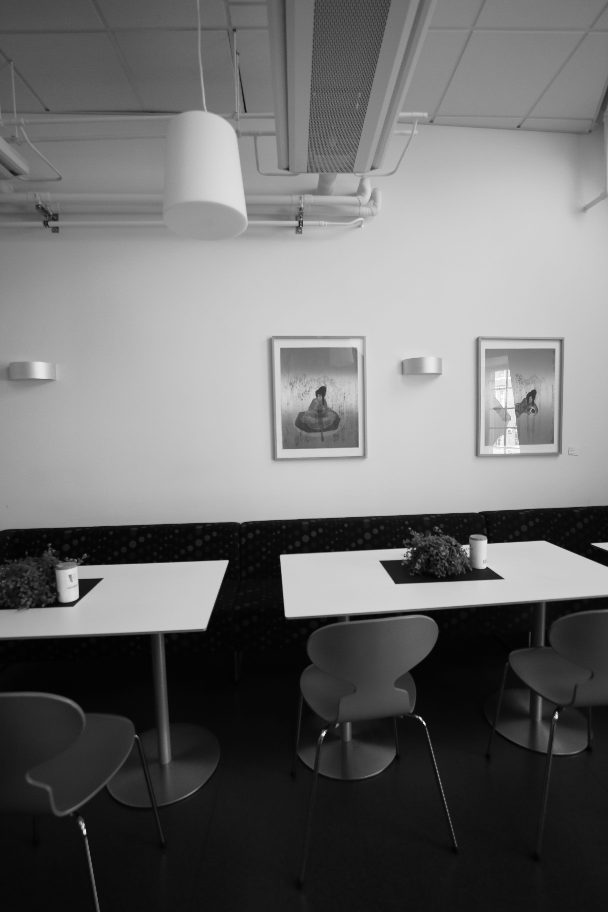
#> input picture Task02-ImageWarping/input1.png, 608 x 912 px
$ python main.py 3 input1.png input2.png input2.png out.png
#> lines starting #> are read from the running program, lines starting #| are printed output that depends on the picture
# Instructions:
# Do not change the output file names, use the helper functions as you see fit

import os
import sys
import cv2
import numpy as np
import matplotlib.pyplot as plt
import math

# [14 lines left out: function help_message, not called in this run]


'''
Detect, extract and match features between img1 and img2.
Using SIFT as the detector/extractor, but this is inconsequential to the user.

Returns: (pts1, pts2), where ptsN are points on image N.
    The lists are "aligned", i.e. point i in pts1 matches with point i in pts2.

Usage example:
    im1 = cv2.imread("image1.jpg", 0)
    im2 = cv2.imread("image2.jpg", 0)
    (pts1, pts2) = feature_matching(im1, im2)

    plt.subplot(121)
    plt.imshow(im1)
    plt.scatter(pts1[:,:,0],pts1[:,:,1], 0.5, c='r', marker='x')
    plt.subplot(122)
    plt.imshow(im2)
    plt.scatter(pts1[:,:,0],pts1[:,:,1], 0.5, c='r', marker='x')
'''


def feature_matching(img1, img2, savefig=False):
    # Initiate SIFT detector
    sift = cv2.xfeatures2d.SIFT_create()
    # find the keypoints and descriptors with SIFT
    kp1, des1 = sift.detectAndCompute(img1, None)
    kp2, des2 = sift.detectAndCompute(img2, None)
    # FLANN parameters
    FLANN_INDEX_KDTREE = 1
    index_params = dict(algorithm=FLANN_INDEX_KDTREE, trees=5)
    search_params = dict(checks=50)  # or pass empty dictionary
    flann = cv2.FlannBasedMatcher(index_params, search_params)
    matches2to1 = flann.knnMatch(des2, des1, k=2)

    matchesMask_ratio = [[0, 0] for i in xrange(len(matches2to1))]
    match_dict = {}
    for i, (m, n) in enumerate(matches2to1):
        if m.distance < 0.7 * n.distance:
            matchesMask_ratio[i] = [1, 0]
            match_dict[m.trainIdx] = m.queryIdx

    good = []
    recip_matches = flann.knnMatch(des1, des2, k=2)
    matchesMask_ratio_recip = [[0, 0] for i in xrange(len(recip_matches))]

    for i, (m, n) in enumerate(recip_matches):
        if m.distance < 0.7 * n.distance:  # ratio
            if m.queryIdx in match_dict and match_dict[m.queryIdx] == m.trainIdx:  # reciprocal
                good.append(m)
                matchesMask_ratio_recip[i] = [1, 0]

    if savefig:
        draw_params = dict(matchColor=(0, 255, 0),
                           singlePointColor=(255, 0, 0),
                           matchesMask=matchesMask_ratio_recip,
                           flags=0)
        img3 = cv2.drawMatchesKnn(img1, kp1, img2, kp2, recip_matches, None, **draw_params)

        plt.figure(), plt.xticks([]), plt.yticks([])
        plt.imshow(img3, )
        plt.savefig("feature_matching.png", bbox_inches='tight')

    return ([kp1[m.queryIdx].pt for m in good], [kp2[m.trainIdx].pt for m in good])


'''
Warp an image from cartesian coordinates (x, y) into cylindrical coordinates (theta, h)
Returns: (image, mask)
Mask is [0,255], and has 255s wherever the cylindrical images has a valid value.
Masks are useful for stitching

Usage example:

    im = cv2.imread("myimage.jpg",0) #grayscale
    h,w = im.shape
    f = 700
    K = np.array([[f, 0, w/2], [0, f, h/2], [0, 0, 1]]) # mock calibration matrix
    imcyl = cylindricalWarpImage(im, K)
'''


# [35 lines left out: function cylindricalWarpImage, not called in this run]


'''
Calculate the geometric transform (only affine or homography) between two images,
based on feature matching and alignment with a robust estimator (RANSAC).

Returns: (M, pts1, pts2, mask)
Where: M    is the 3x3 transform matrix
       pts1 are the matched feature points in image 1
       pts2 are the matched feature points in image 2
       mask is a binary mask over the lists of points that selects the transformation inliers

Usage example:
    im1 = cv2.imread("image1.jpg", 0)
    im2 = cv2.imread("image2.jpg", 0)
    (M, pts1, pts2, mask) = getTransform(im1, im2)

    # for example: transform im1 to im2's plane
    # first, make some room around im2
    im2 = cv2.copyMakeBorder(im2,200,200,500,500, cv2.BORDER_CONSTANT)
    # then transform im1 with the 3x3 transformation matrix
    out = cv2.warpPerspective(im1, M, (im1.shape[1],im2.shape[0]), dst=im2.copy(), borderMode=cv2.BORDER_TRANSPARENT)

    plt.imshow(out, cmap='gray')
    plt.show()
'''


def getTransform(src, dst, method='affine'):
    pts1, pts2 = feature_matching(src, dst)

    src_pts = np.float32(pts1).reshape(-1, 1, 2)
    dst_pts = np.float32(pts2).reshape(-1, 1, 2)

    if method == 'affine':
        M, mask = cv2.estimateAffine2D(src_pts, dst_pts, cv2.RANSAC, ransacReprojThreshold=5.0)
        M = np.append(M, [[0, 0, 1]], axis=0)

    if method == 'homography':
        M, mask = cv2.findHomography(src_pts, dst_pts, cv2.RANSAC, 5.0)

    matchesMask = mask.ravel().tolist()

    return (M, pts1, pts2, mask)


# ===================================================
# ================ Perspective Warping ==============
# ===================================================
def Perspective_warping(im1, im2, im3):

    im1 = cv2.copyMakeBorder(im1, 200, 200, 500, 500, cv2.BORDER_CONSTANT)
    (M, pts3, pts1, mask) = getTransform(im3, im1, method="homography")
    out = cv2.warpPerspective(im3, M, (im1.shape[1], im1.shape[0]), dst=im1.copy(), borderMode=cv2.BORDER_TRANSPARENT)

    cv2.imwrite("opperspective_interm.png",out)

    (M, pts1, pts3, mask) = getTransform(im2, out, method="homography")
    out = cv2.warpPerspective(im2, M, (out.shape[1], out.shape[0]), dst=out.copy(), borderMode=cv2.BORDER_TRANSPARENT)

    output_image = out  # This is dummy output, change it to your output

    output_name = sys.argv[5] + "output_homography.png"
    cv2.imwrite(output_name, output_image)

    print(RMSD(1, output_image,cv2.imread("example_output1.png",0)))

    return True


# [74 lines left out: functions Bonus_perspective_warping, Cylindrical_warping, Bonus_cylindrical_warping, not called in this run]


'''
This exact function will be used to evaluate your results for HW2
Compare your result with master image and get the difference, the grading
criteria is posted on Piazza
'''

def RMSD(questionID, target, master):
    # Get width, height, and number of channels of the master image
    master_height, master_width = master.shape[:2]
    master_channel = len(master.shape)

    # Get width, height, and number of channels of the target image
    target_height, target_width = target.shape[:2]
    target_channel = len(target.shape)

    # Validate the height, width and channels of the input image
    if (master_height != target_height or master_width != target_width or master_channel != target_channel):
        return -1
    else:
        nonZero_target = cv2.countNonZero(target)
        nonZero_master = cv2.countNonZero(master)

        if (questionID == 1):
           if (nonZero_target < 1200000):
               return -1
        elif(questionID == 2):
            if (nonZero_target < 700000):
                return -1
        else:
            return -1

        total_diff = 0.0;
        master_channels = cv2.split(master);
        target_channels = cv2.split(target);

        for i in range(0, len(master_channels), 1):
            dst = cv2.absdiff(master_channels[i], target_channels[i])
            dst = cv2.pow(dst, 2)
            mean = cv2.mean(dst)
            total_diff = total_diff + mean[0]**(1/2.0)

        return total_diff;

# [24 lines left out: function RMSD1, not called in this run]


if __name__ == '__main__':
    question_number = -1

    # Validate the input arguments
    if (len(sys.argv) != 6):
        help_message()
        sys.exit()
    else:
        question_number = int(sys.argv[1])
        if (question_number > 4 or question_number < 1):
            print("Input parameters out of bound ...")
            sys.exit()

    input_image1 = cv2.imread(sys.argv[2], 0)
#> input_image1 is the input picture: shape (912, 608); min 0, max 255, mean 109.7
    input_image2 = cv2.imread(sys.argv[3], 0)
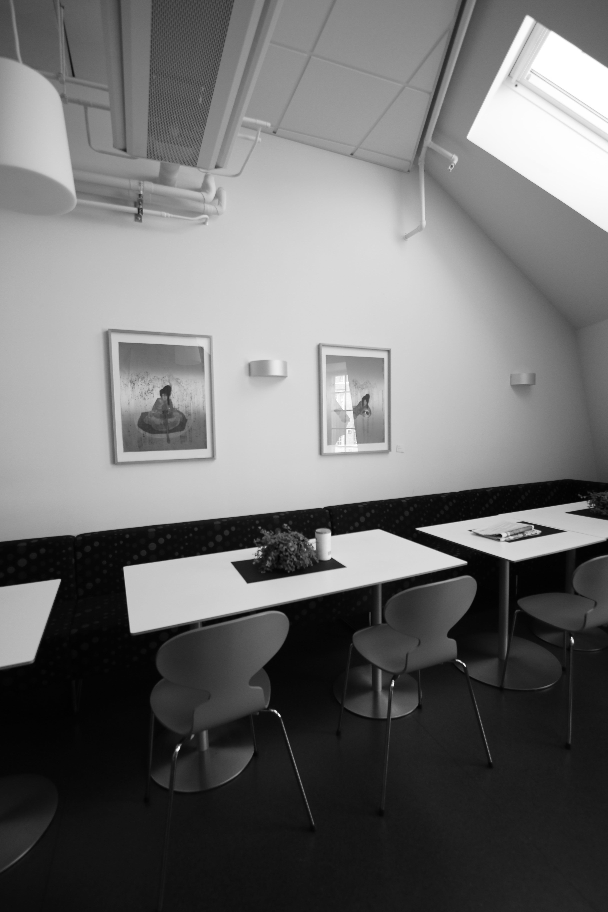
#> input picture Task02-ImageWarping/input2.png, 608 x 912 px
#> input_image2 is the input picture: shape (912, 608); min 1, max 255, mean 111.1
    input_image3 = cv2.imread(sys.argv[4], 0)

    function_launch = {
        1: Perspective_warping(input_image1, input_image2, input_image3),
        2: Cylindrical_warping(input_image1, input_image2, input_image3),
        3: Bonus_perspective_warping(input_image1, input_image2, input_image3),
        4: Bonus_cylindrical_warping(input_image1, input_image2, input_image3),
    }
#> in Perspective_warping, `im1 = cv2.copyMakeBorder(im1, 200, 200, 500, 500, cv2.BORDER_CONSTANT)`:
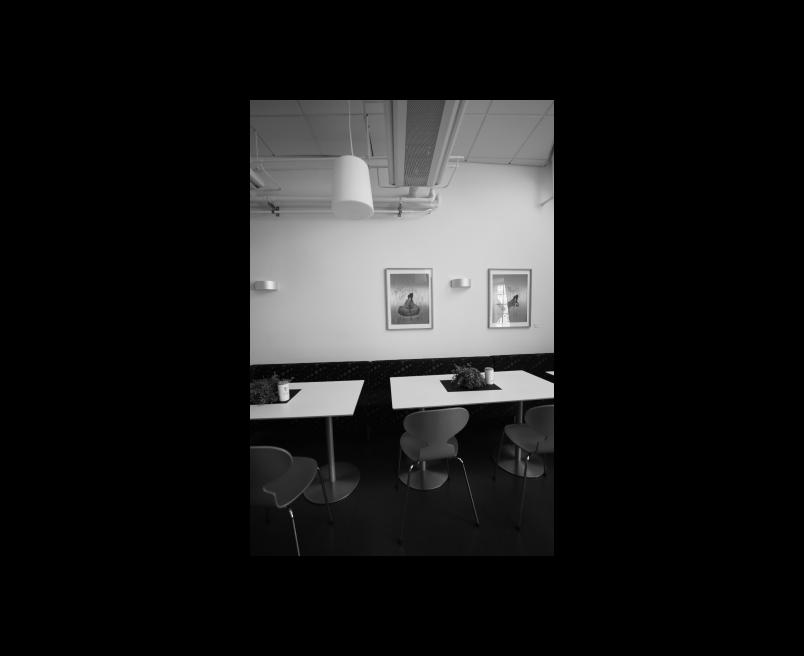
#> im1: shape (1312, 1608) (shown at 1/2 size); min 0, max 255, mean 28.8
#> in feature_matching, `kp1, des1 = sift.detectAndCompute(img1, None)`: kp1 = 470 keypoints; strongest (x, y, size): (178, 749, 2.9), (393, 684, 2.1), (275, 711, 1.9), (572, 640, 2.5)
#> in feature_matching, `kp2, des2 = sift.detectAndCompute(img2, None)`: kp2 = 668 keypoints; strongest (x, y, size): (829, 525, 396.5), (823, 934, 2.8), (1104, 746, 5.5), (1056, 916, 2.8)
#> in feature_matching, `matches2to1 = flann.knnMatch(des2, des1, k=2)`: matches2to1 = 668 matches
#> in feature_matching, `matchesMask_ratio = [[0, 0] for i in xrange(len(matches2to1))]`: matchesMask_ratio = 668 pairs, first value 0 to 0, second value 0 to 0
#> after the loop in feature_matching, `for i, (m, n) in enumerate(matches2to1):`: match_dict = 221 items; matchesMask_ratio = 668 pairs, first value 0 to 1, second value 0 to 0
#> in feature_matching, `recip_matches = flann.knnMatch(des1, des2, k=2)`: recip_matches = 470 matches
#> in feature_matching, `matchesMask_ratio_recip = [[0, 0] for i in xrange(len(recip_matches))]`: matchesMask_ratio_recip = 470 pairs, first value 0 to 0, second value 0 to 0
#> after the loop in feature_matching, `for i, (m, n) in enumerate(recip_matches):`: good = 198 matches; matchesMask_ratio_recip = 470 pairs, first value 0 to 1, second value 0 to 0
#> in getTransform, `pts1, pts2 = feature_matching(src, dst)`: pts1 = 198 pairs, first value 54.49 to 419, second value 77.63 to 760.4; pts2 = 198 pairs, first value 674.4 to 1088.1, second value 314.2 to 959.8
#> in getTransform, `src_pts = np.float32(pts1).reshape(-1, 1, 2)`: src_pts = 198 rows, first 8: [54.49, 77.63], [55.13, 577.4], [62.21, 96.28], [74.96, 167.4], [76.41, 181.1], [86, 105], [88.76, 566.7], [106.5, 335.5]
#> in getTransform, `dst_pts = np.float32(pts2).reshape(-1, 1, 2)`: dst_pts = 198 rows, first 8: [730.9, 317.3], [724.1, 758.4], [736.9, 331.7], [746.9, 392.8], [748.1, 404.9], [755.1, 334.7], [752.1, 751], [770.2, 542.1]
#> in getTransform, `M, mask = cv2.findHomography(src_pts, dst_pts, cv2.RANSAC, 5.0)`: M = [[0.298, -0.00302, 691.8], [-0.394, 0.869, 259.2], [-0.00063, 1.52e-05, 1]]; mask = 198 values, max 1 at index 0, min 0 at index 59, mean 0.97
#> in getTransform, `matchesMask = mask.ravel().tolist()`: matchesMask has the same summary as mask
#> in Perspective_warping, `(M, pts3, pts1, mask) = getTransform(im3, im1, method="homography")`: pts3 has the same summary as pts1 in getTransform; pts1 has the same summary as pts2 in getTransform
#> in Perspective_warping, `out = cv2.warpPerspective(im3, M, (im1.shape[1], im1.shape[0]), dst=im..`:
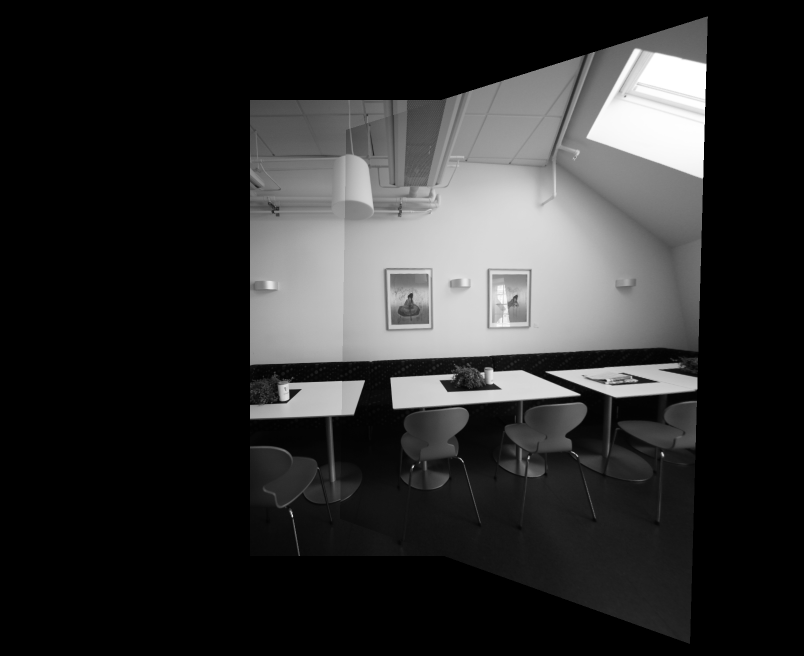
#> out: shape (1312, 1608) (shown at 1/2 size); min 0, max 255, mean 46.6
#> in feature_matching (call 2), `kp2, des2 = sift.detectAndCompute(img2, None)`: kp2 = 799 keypoints; strongest (x, y, size): (1315, 213, 154.1), (826, 934, 2.9), (586, 786, 10.7), (925, 923, 1.9)
#> in feature_matching (call 2), `matches2to1 = flann.knnMatch(des2, des1, k=2)`: matches2to1 = 799 matches
#> after the loop in feature_matching (call 2), `for i, (m, n) in enumerate(recip_matches):`: good = 224 matches; matchesMask_ratio_recip = 470 pairs, first value 0 to 1, second value 0 to 0
#> in getTransform (call 2), `src_pts = np.float32(pts1).reshape(-1, 1, 2)`: src_pts = 224 rows, first 8: [27.74, 541.1], [54.49, 77.63], [62.21, 96.28], [74.76, 531.6], [74.96, 167.4], [76.41, 181.1], [78.61, 135.2], [86, 105]
#> in getTransform (call 2), `dst_pts = np.float32(pts2).reshape(-1, 1, 2)`: dst_pts = 224 rows, first 8: [639.1, 727.1], [731.9, 315.9], [738, 331], [741.6, 719.8], [747.2, 392.7], [748.3, 405], [750.7, 362.6], [756.6, 334.1]
#> in Perspective_warping, `(M, pts1, pts3, mask) = getTransform(im2, out, method="homography")`: M = [[0.3, -0.00247, 691.7], [-0.393, 0.869, 259.2], [-0.000628, 1.52e-05, 1]]; pts1 = 224 pairs, first value 27.74 to 583.4, second value 73.05 to 788.8; pts3 = 224 pairs, first value 639.1 to 1389.9, second value 216 to 1040.2; mask = 224 values, max 1 at index 1, min 0 at index 0, mean 0.969
#> (the run stopped early here; a loop or call above may not have finished)
